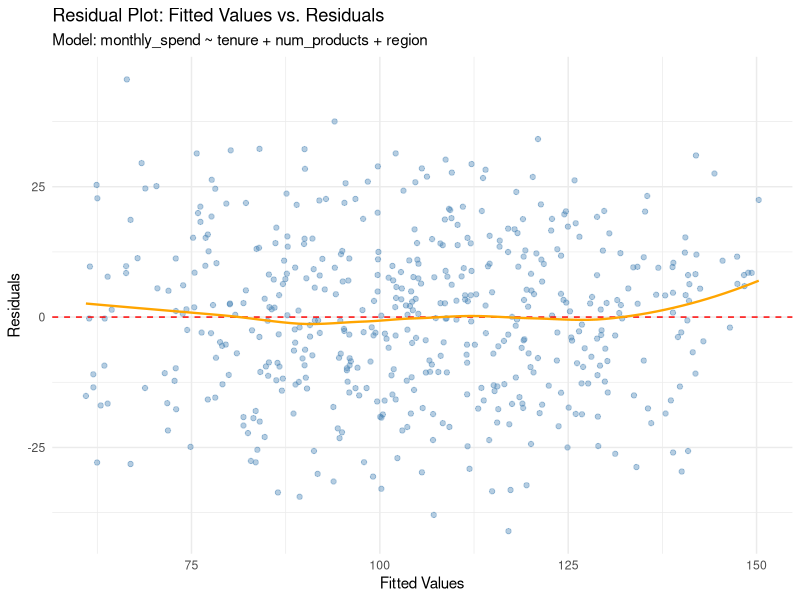
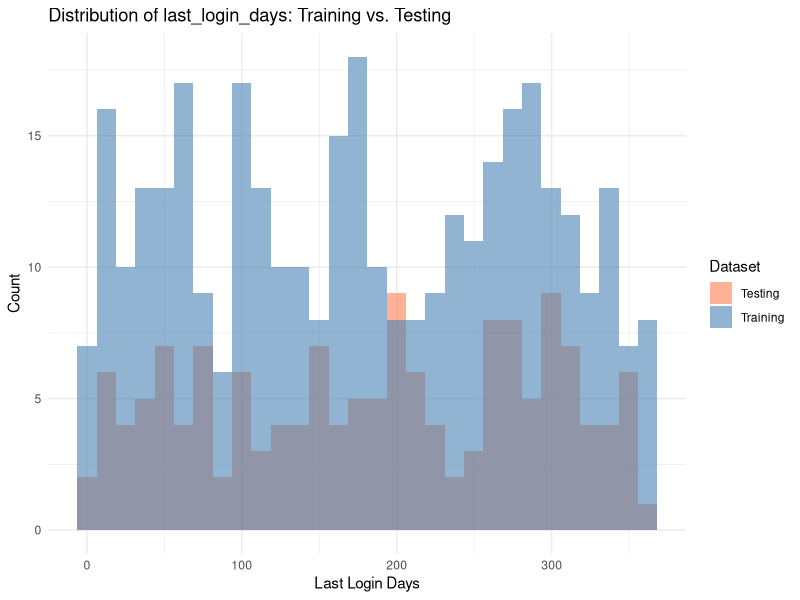

Write the R code that produced these figures, in order.
## ---- chunk 1
#| label: setup
#| code-fold: false

# Load required packages
library(tidyverse)
library(broom)
library(rsample)
library(ggplot2)

# ── Recreate customer_data ────────────────────────────────────────────────────
set.seed(42)
n <- 500

customer_data <- tibble(
  customer_id    = 1:n,
  tenure         = round(runif(n, 0, 10), 1),
  num_products   = sample(1:5, n, replace = TRUE),
  region         = sample(c("North", "South", "East", "West"), n, replace = TRUE),
  monthly_spend  = 50 + 5 * tenure + 10 * num_products + rnorm(n, 0, 15),
  last_login_days= round(runif(n, 0, 365)),
  churn          = rbinom(n, 1, prob = plogis(-2 + 0.05 * last_login_days - 0.3 * num_products))
)
## ---- chunk 2
#| label: ex1-model

model_ex1 <- lm(monthly_spend ~ tenure + num_products + region,
                data = customer_data)
## ---- chunk 3
#| label: ex1-tidy

tidy_output <- tidy(model_ex1)
tidy_output
## ---- chunk 4
#| label: ex1-sig
#| code-fold: true

sig_preds <- tidy_output |> filter(p.value < 0.05) |> pull(term)
cat("Significant predictors (p < 0.05):", paste(sig_preds, collapse = ", "))
## ---- chunk 5
#| label: ex1-glance

glance_output <- glance(model_ex1)
glance_output
## ---- chunk 6
#| label: fig-residuals
#| fig-cap: "Residual plot: fitted values vs. residuals. A random scatter around zero indicates no systematic pattern."

augment(model_ex1) |>
  ggplot(aes(x = .fitted, y = .resid)) +
  geom_point(alpha = 0.4, color = "steelblue") +
  geom_hline(yintercept = 0, linetype = "dashed", color = "red") +
  geom_smooth(se = FALSE, color = "orange", linewidth = 0.8) +
  labs(
    title    = "Residual Plot: Fitted Values vs. Residuals",
    subtitle = "Model: monthly_spend ~ tenure + num_products + region",
    x        = "Fitted Values",
    y        = "Residuals"
  ) +
  theme_minimal()
## ---- chunk 7
#| label: ex2-split

set.seed(123)
split_obj   <- initial_split(customer_data, prop = 0.70, strata = churn)
train_data  <- training(split_obj)
test_data   <- testing(split_obj)

cat("Training rows:", nrow(train_data), "\n")
cat("Testing rows: ", nrow(test_data),  "\n")
## ---- chunk 8
#| label: ex2-churn-rates

bind_rows(
  train_data |> summarise(Set = "Training", Churn_Rate = mean(churn), N = n()),
  test_data  |> summarise(Set = "Testing",  Churn_Rate = mean(churn), N = n())
)
## ---- chunk 9
#| label: fig-login-dist
#| fig-cap: "Distribution of last_login_days in training vs. testing sets."

bind_rows(
  train_data |> mutate(Set = "Training"),
  test_data  |> mutate(Set = "Testing")
) |>
  ggplot(aes(x = last_login_days, fill = Set)) +
  geom_histogram(bins = 30, alpha = 0.6, position = "identity") +
  scale_fill_manual(values = c("Training" = "steelblue", "Testing" = "coral")) +
  labs(
    title = "Distribution of last_login_days: Training vs. Testing",
    x     = "Last Login Days",
    y     = "Count",
    fill  = "Dataset"
  ) +
  theme_minimal()
